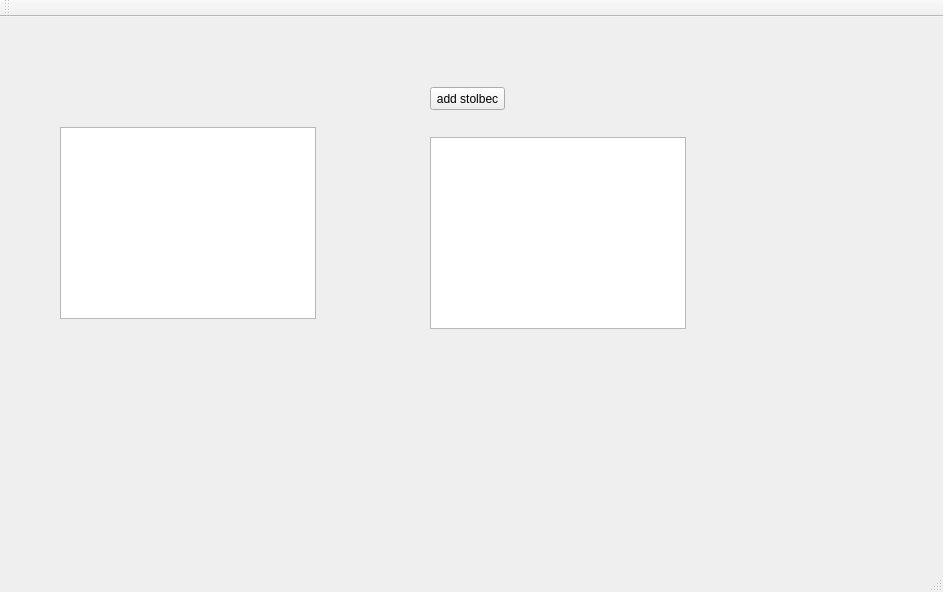
<?xml version="1.0" encoding="UTF-8"?>
<ui version="4.0">
 <class>MainWindow</class>
 <widget class="QMainWindow" name="MainWindow">
  <property name="geometry">
   <rect>
    <x>0</x>
    <y>0</y>
    <width>943</width>
    <height>592</height>
   </rect>
  </property>
  <property name="windowTitle">
   <string>MainWindow</string>
  </property>
  <widget class="QWidget" name="centralWidget">
   <widget class="QPushButton" name="pushButton">
    <property name="geometry">
     <rect>
      <x>430</x>
      <y>70</y>
      <width>75</width>
      <height>23</height>
     </rect>
    </property>
    <property name="text">
     <string>add stolbec</string>
    </property>
   </widget>
   <widget class="QTableWidget" name="tableWidget_2">
    <property name="geometry">
     <rect>
      <x>430</x>
      <y>120</y>
      <width>256</width>
      <height>192</height>
     </rect>
    </property>
   </widget>
   <widget class="QTextBrowser" name="textBrowser">
    <property name="geometry">
     <rect>
      <x>60</x>
      <y>110</y>
      <width>256</width>
      <height>192</height>
     </rect>
    </property>
    <property name="html">
     <string>&lt;!DOCTYPE HTML PUBLIC &quot;-//W3C//DTD HTML 4.0//EN&quot; &quot;http://www.w3.org/TR/REC-html40/strict.dtd&quot;&gt;
&lt;html&gt;&lt;head&gt;&lt;meta name=&quot;qrichtext&quot; content=&quot;1&quot; /&gt;&lt;style type=&quot;text/css&quot;&gt;
p, li { white-space: pre-wrap; }
&lt;/style&gt;&lt;/head&gt;&lt;body style=&quot; font-family:'MS Shell Dlg 2'; font-size:8.25pt; font-weight:400; font-style:normal;&quot;&gt;
&lt;p style=&quot;-qt-paragraph-type:empty; margin-top:0px; margin-bottom:0px; margin-left:0px; margin-right:0px; -qt-block-indent:0; text-indent:0px;&quot;&gt;&lt;br /&gt;&lt;/p&gt;&lt;/body&gt;&lt;/html&gt;</string>
    </property>
   </widget>
  </widget>
  <widget class="QMenuBar" name="menuBar">
   <property name="geometry">
    <rect>
     <x>0</x>
     <y>0</y>
     <width>943</width>
     <height>21</height>
    </rect>
   </property>
  </widget>
  <widget class="QToolBar" name="mainToolBar">
   <attribute name="toolBarArea">
    <enum>TopToolBarArea</enum>
   </attribute>
   <attribute name="toolBarBreak">
    <bool>false</bool>
   </attribute>
  </widget>
  <widget class="QStatusBar" name="statusBar"/>
 </widget>
 <layoutdefault spacing="6" margin="11"/>
 <resources/>
 <connections/>
</ui>
